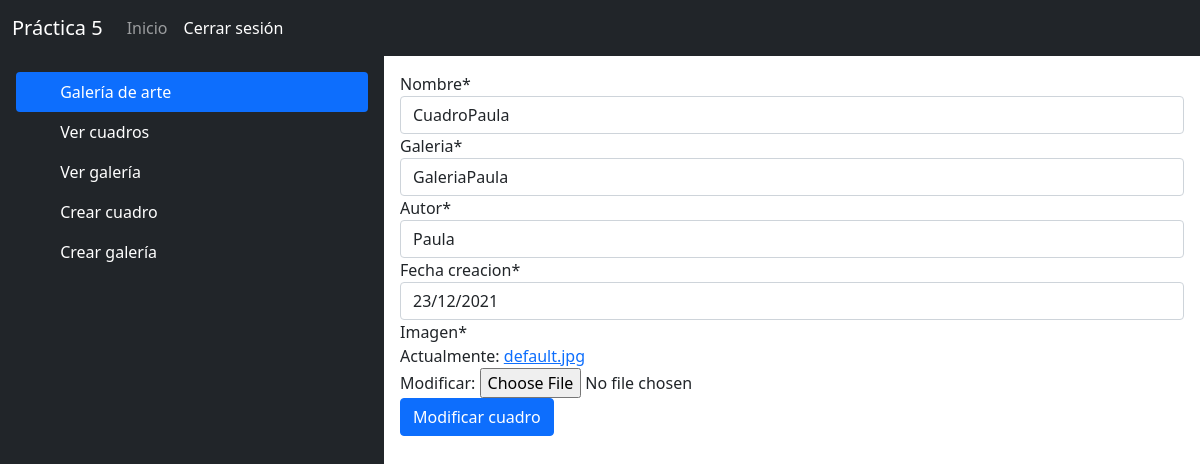
Screenshot of /modificar_cuadro/3 (signed in) with the database file from the repository.
### galerias/models.py (models this page shows)
class Cuadro(models.Model):
    nombre = models.CharField(max_length=100)
    galeria = models.ForeignKey(Galeria, on_delete=models.CASCADE)
    autor = models.CharField(max_length=100)
    fecha_creacion = models.DateField(default=timezone.now)
    imagen = models.ImageField(default='default.jpg') # imagen del cuadro

class Galeria(models.Model):
    nombre = models.CharField(max_length=200)
    direccion = models.CharField(max_length=100)
    def __str__(self):
        return self.nombre

### galerias/views.py (the view)
# urls.py: path('modificar_cuadro/<int:n>', views.modificar_cuadro, name="modificar_cuadro"),
@staff_member_required
def modificar_cuadro(request, n):
    c = Cuadro.objects.get(id=n)
    form = CuadroForm(instance=c)
    if request.method == 'POST':
        form = CuadroForm(request.POST, request.FILES, instance=c)
        if form.is_valid():
            form.save()
            return redirect('ver_cuadro')
    return render(request, 'modificar_cuadro.html', {"form":form, "n":n})

### galerias/forms.py
class CuadroForm(forms.ModelForm):
    class Meta:
        model = Cuadro
        fields = ('nombre', 'galeria', 'autor', 'fecha_creacion', 'imagen')

### galerias/templates/modificar_cuadro.html (shortened to what this page needs)
{% extends 'index.html' %}
{% load crispy_forms_tags %}
{% block contenido %}
    <form method="POST" action="/modificar_cuadro/{{n}}" enctype="multipart/form-data">
        {{ form|crispy }}
        <button type="submit" class="btn btn-primary">Modificar cuadro</button>
    </form>
{% endblock %}

### rows the page displays
Cuadro: nombre "CuadroPaula", galeria "GaleriaPaula", autor "Paula", fecha_creacion "23/12/2021"
